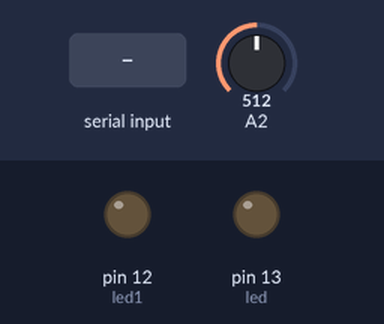
Simulated run of this sketch. Board: Arduino Uno, built with avr-gcc and run on an emulated ATmega328P. On the bench: output pins drawn as LEDs (lit = HIGH). The inputs (shaded band) are chosen by the test bench; at power-on: A2 = 512. What the sketch prints to the serial monitor is not drawn.

Above: at 1.2 s.
1.3 s: "1" received over Serial
At 1.8 s:
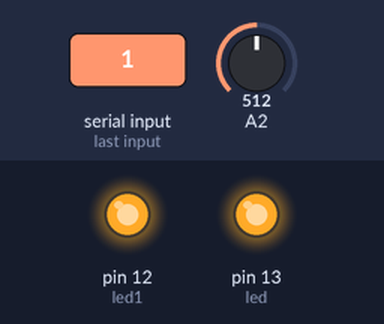
2.8 s: "0" received over Serial
At 3.1 s:
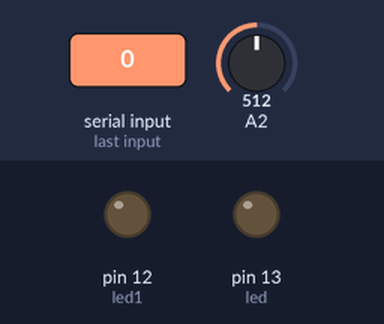
Timing chart, 0 to 5.8 s (numbered marks = the images above; inputs shaded):
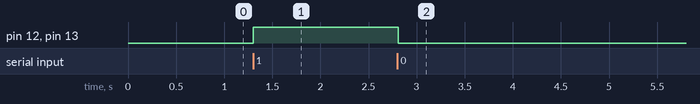

Measured:
- after the input at 1.3 s, pin 12 (led1), pin 13 (led): LOW → HIGH at once
- after the input at 2.8 s, pin 12 (led1), pin 13 (led): HIGH → LOW at once

The sketch:

arduino.ino
```cpp
const int led = 13;
const int led1 = 12;

void setup() {
  pinMode(led, OUTPUT);
  pinMode(led1, OUTPUT);
  digitalWrite(led, LOW);
  digitalWrite(led1, LOW);
  Serial.begin(9600);
  while (!Serial) {
    ;  // Wait for serial port to connect (needed for some Arduino models)
  }
}

void loop() {
  if (Serial.available()) {
    char command = Serial.read();

    if (command == '1') {
      digitalWrite(led, HIGH);
      digitalWrite(led1, HIGH);

    } else if (command == '0') {
      digitalWrite(led, LOW);
      digitalWrite(led1, LOW);
    }

  }
  int ldrValue = analogRead(A2); // Lire la valeur de la photoresistance sur A0 (0-1023)
  ldrValue = map(ldrValue, 0, 1023, 0, 100);
  Serial.println(ldrValue);      // Envoyer la valeur via la série
  delay(100);
}
```
